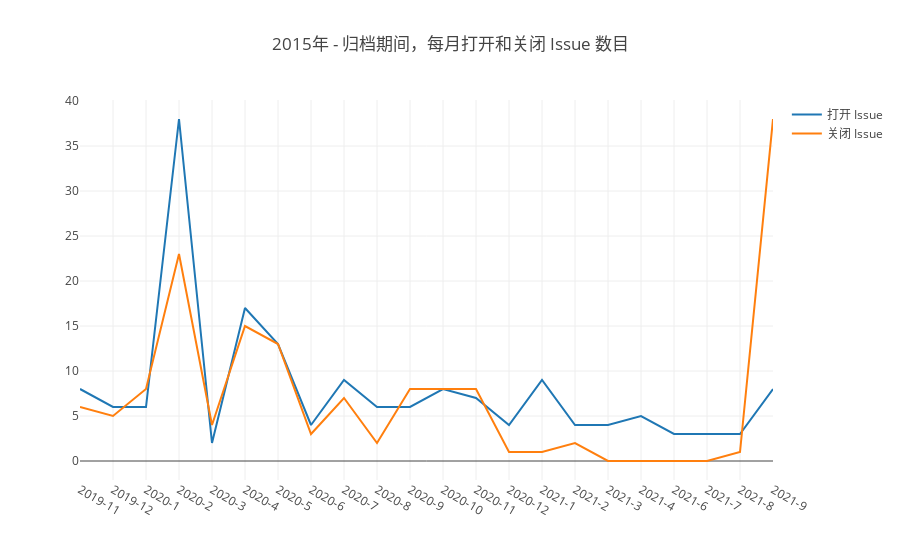

Source (notebook cell):
### Markdown cell above
## 2 每月打开 Issue 和关闭 Issue 的个数

### Code cell
Promise.all(years.map(y => {
    var q = `
    select t1.time as time1, t2.time as time2, open_issues_number, close_issues_number
    from 
    (select count(issue_id) as open_issues_number,
    concat(toString(toYear(created_date)),'-',toString(toMonth(created_date))) as time
    from github_log.year${y} 
    where repo_id=${my_repo_id} and type = 'IssuesEvent' and action in('opened','reopened')
    group by toYear(created_date),toMonth(created_date)
    order by toYear(created_date),toMonth(created_date)) t1
    
    FULL OUTER JOIN
    
    (select count(issue_id) as close_issues_number,
    concat(toString(toYear(created_date)),'-',toString(toMonth(created_date))) as time
    from github_log.year${y} 
    where repo_id=${my_repo_id} and type = 'IssuesEvent' and action in('closed')
    group by toYear(created_date),toMonth(created_date)
    order by toYear(created_date),toMonth(created_date)) t2
    
    ON t1.time=t2.time
    `
    return openDigger.driver.clickhouse.query(q);
})).then(data => {
    // console.log(data)
    var open_issues_number = [], close_issues_number=[], time = [], tt = [];
    data.forEach(d => {
        d.forEach(dd => {
            open_issues_number.push(parseInt(dd.open_issues_number));
            close_issues_number.push(parseInt(dd.close_issues_number));
            if (dd.time1!='') {
                time.push(dd.time1);
                tt.push({'时间':dd.time1, '打开 Issue 数目':parseInt(dd.open_issues_number), '关闭 Issue 数目':parseInt(dd.close_issues_number)});
            }
            else {
                time.push(dd.time2);
                tt.push({'时间':dd.time2, '打开 Issue 数目':parseInt(dd.open_issues_number), '关闭 Issue 数目':parseInt(dd.close_issues_number)});
            }
        });
    });
    // openDigger.render.plotly(
    //     [{x: time, y: stars, type:'bar', name:'打开 Issue'}, {x: time, y: forks, type:'bar', name:'关闭 Issue'}], {
    //     title: '2015年 - 归档期间，每月打开和关闭 Issue 数目',
    //     xaxis: {type: 'category'}
    // });
    openDigger.render.plotly([
        {x: time, y: open_issues_number, mode:'scatter', name:'打开 Issue'}, 
        {x: time, y: close_issues_number, mode:'scatter', name:'关闭 Issue'}
    ], {
        title: '2015年 - 归档期间，每月打开和关闭 Issue 数目',
        xaxis: {type: 'category'}
    });
    console.table(tt);
});

### Figure 1 — Plotly figure (JSON) as saved in the notebook; plotly's stock layout.template omitted (floating-point values rounded to 4 significant figures)
{"data": [{"mode": "scatter", "name": "打开 Issue", "x": ["2019-11", "2019-12", "2020-1", "2020-2", "2020-3", "2020-4", "2020-5", "2020-6", "2020-7", "2020-8", "2020-9", "2020-10", "2020-11", "2020-12", "2021-1", "2021-2", "2021-3", "2021-4", "2021-6", "2021-7", "2021-8", "2021-9"], "y": [8, 6, 6, 38, 2, 17, 13, 4, 9, 6, 6, 8, 7, 4, 9, 4, 4, 5, 3, 3, 3, 8]}, {"mode": "scatter", "name": "关闭 Issue", "x": ["2019-11", "2019-12", "2020-1", "2020-2", "2020-3", "2020-4", "2020-5", "2020-6", "2020-7", "2020-8", "2020-9", "2020-10", "2020-11", "2020-12", "2021-1", "2021-2", "2021-3", "2021-4", "2021-6", "2021-7", "2021-8", "2021-9"], "y": [6, 5, 8, 23, 4, 15, 13, 3, 7, 2, 8, 8, 8, 1, 1, 2, 0, 0, 0, 0, 1, 38]}], "layout": {"autosize": true, "title": {"text": "2015年 - 归档期间，每月打开和关闭 Issue 数目"}, "xaxis": {"autorange": true, "range": [0, 21], "type": "category"}, "yaxis": {"autorange": true, "range": [-2.111, 40.11], "type": "linear"}}}
